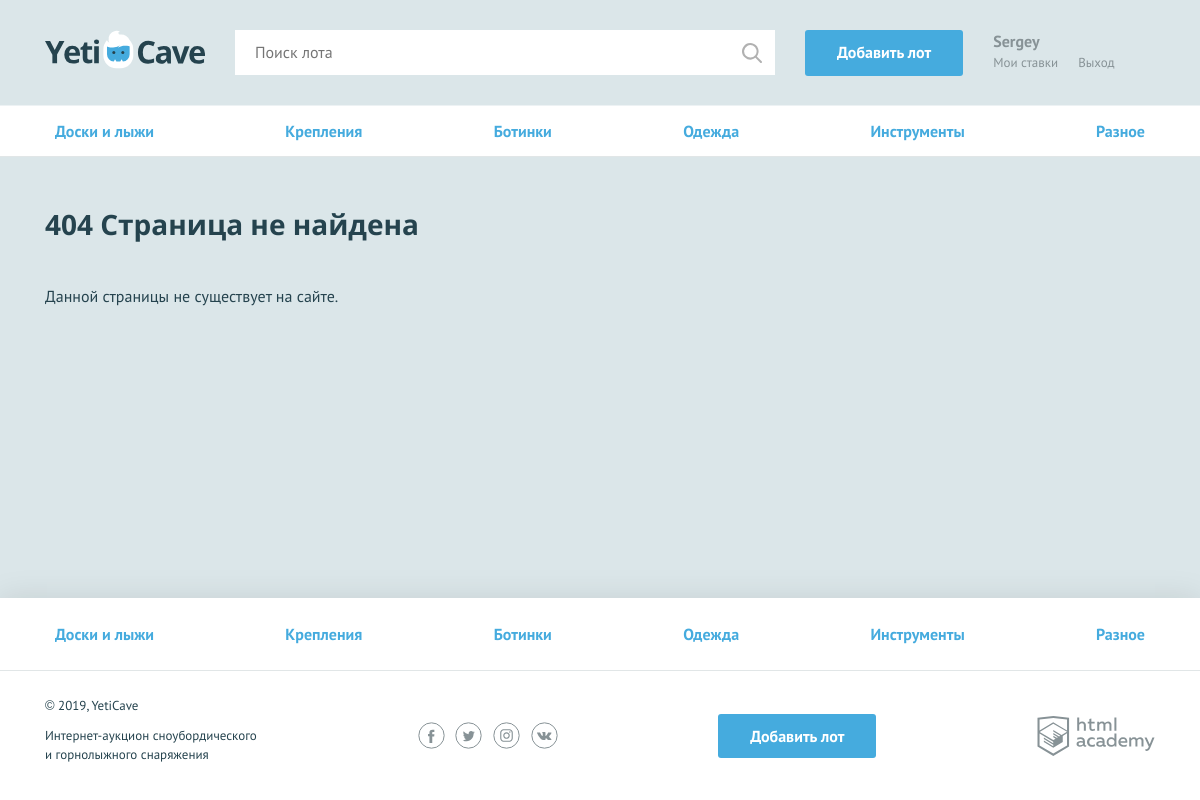
Page /404.php on the committed database.
### tables this page shows
CREATE TABLE category(
    id INT AUTO_INCREMENT PRIMARY KEY,
    name CHAR(64) NOT NULL,
    symbol_code CHAR(64) NOT NULL
);

### helpers.php (called while the page is built, shortened)
<?php
function include_template($name, array $data = [])
{
    $name = 'templates/' . $name;
    extract($data);
    require $name;
    $result = ob_get_clean();
    return $result;
}

### functions.php (called while the page is built, shortened)
<?php
function get_query_sql_results(mysqli $link, $result): array
{
    if ($result) {
        return mysqli_fetch_all($result, MYSQLI_ASSOC);
    } else {
        print("Error MySQL: " . mysqli_error($link));
        return [];
    }
}
function get_categories(mysqli $link): array
{
    $sql = "SELECT * FROM category";
    return  get_query_sql_results($link, mysqli_query($link, $sql));
}

### data.php (called while the page is built, shortened)
<?php
$is_auth = rand(0, 1);
$user_name = "Sergey";

### templates/404.php (the view, shortened to what this page needs)
<main>
    <nav class="nav">
        <ul class="nav__list container">
            <?php foreach ($categories as $val) : ?>
                <li class="nav__item">
                    <a href="/all-lots.php?category=<?= $val['symbol_code']; ?>"><?= htmlspecialchars($val['name']); ?></a>
                </li>
            <?php endforeach; ?>
        </ul>
    </nav>
    <section class="lot-item container">
        <h2>404 Страница не найдена</h2>
        <p>Данной страницы не существует на сайте.</p>
    </section>
</main>

### templates/layout.php (shortened to what this page needs)
<!DOCTYPE html>
<html lang="ru">
<head>
    <link href="../css/normalize.min.css" rel="stylesheet">
    <link href="../css/style.css" rel="stylesheet">
    <link href="../css/flatpickr.min.css" rel="stylesheet">
</head>
<body>
    <div class="page-wrapper">
        <header class="main-header">
            <div class="main-header__container container">
                <a class="main-header__logo" href="index.php">
                    <img src="../img/logo.svg" width="160" height="39" alt="Логотип компании YetiCave">
                </a>
                <form class="main-header__search" method="get" action="https://echo.htmlacademy.ru" autocomplete="off">
                    <input type="search" name="search" placeholder="Поиск лота">
                    <input class="main-header__search-btn" type="submit" name="find" value="Найти">
                </form>
                <a class="main-header__add-lot button" href="add.php">Добавить лот</a>
                <nav class="user-menu">
                    <?php if ($is_auth === 1) : ?>
                        <div class="user-menu__logged">
                            <p><?= $user_name; ?></p>
                            <a class="user-menu__bets" href="pages/my-bets.html">Мои ставки</a>
                            <a class="user-menu__logout" href="#">Выход</a>
                        </div>
                    <?php endif; ?>
                </nav>
            </div>
        </header>
        <?= $content; ?>
    </div>
    <footer class="main-footer">
        <nav class="nav">
            <ul class="nav__list container">
                <?php foreach ($categories as $val) : ?>
                    <li class="nav__item">
                        <a href="/all-lots.php?category=<?= $val['symbol_code']; ?>"><?= htmlspecialchars($val['name']); ?></a>
                    </li>
                <?php endforeach; ?>
            </ul>
        </nav>
        <div class="main-footer__bottom container">
            <div class="main-footer__copyright">
                <p>© 2019, YetiCave</p>
                <p>Интернет-аукцион сноубордического и горнолыжного снаряжения</p>
            </div>
            <div class="main-footer__social social">
                <a class="social__link social__link--facebook" href="#">
                </a>
                <a class="social__link social__link--twitter" href="#">
                </a>
                <a class="social__link social__link--instagram" href="#">
                </a>
                <a class="social__link social__link--vkontakte" href="#">
                </a>
            </div>
            <a class="main-footer__add-lot button" href="add.php">Добавить лот</a>
            <div class="main-footer__developed-by">
                <a class="logo-academy" href="https://htmlacademy.ru/intensive/php">
                </a>
            </div>
        </div>
    </footer>
</body>
</html>

### css/style.css (style rules this page uses)
html, body { height: 100%; }
.page-wrapper { display: flex; flex-direction: column; min-height: 100%; margin-bottom: -202px; }
.page-wrapper::after { content: ""; display: block; }
.page-wrapper::after { height: 85px; }
main { margin-bottom: 202px; }
body { min-width: 1140px; background-color: #dbe6e9; font-family: "PT Sans", sans-serif; font-weight: 400; font-size: 16px; line-height: 26px; color: #25434e; }
a { text-decoration: none; }
h2 { margin: 0; font-family: "Open Sans", sans-serif; font-size: 28px; line-height: 35px; font-weight: 700; }
.container { width: 1110px; margin: 0 auto; padding: 0 15px; }
.button { display: block; padding: 9px 32px; background-color: #45abde; color: #ffffff; text-align: center; font-weight: 700; border: none; border-radius: 3px; }
.main-header { padding: 30px 0 29px; border-bottom: 1px solid rgba(255, 255, 255, 0.5); }
.main-header__container { display: -webkit-flex; display: -ms-flexbox; display: flex; -webkit-justify-content: flex-start; -ms-flex-pack: start; justify-content: flex-start; }
.main-header__logo { display: block; margin-right: 30px; }
.main-header__search { position: relative; width: 540px; margin-right: 30px; }
.main-header__search input[type="search"] { width: 100%; padding: 8px 19px 9px 19px; border: 1px solid #ffffff; }
.main-header__search-btn { content: ""; position: absolute; top: 3px; right: 3px; width: 20px; height: 20px; padding: 20px; background: url("../img/search.svg") center no-repeat; opacity: 0.3; border: 0; font-size: 0; }
.main-header__add-lot { max-width: 160px; margin-right: 30px; }
.user-menu { display: -webkit-flex; display: -ms-flexbox; display: flex; }
.user-menu__logged { color: #879296; line-height: 22px; }
.user-menu__logged p { font-weight: 700; margin: 0; }
.user-menu__logged a { color: #879296; font-size: 13px; font-weight: 400; float: left; }
.user-menu__logged a:last-child { margin-left: 20px; }
.main-footer { background-color: #ffffff; box-shadow: 0 0 30px 0 rgba(0, 0, 0, 0.1); }
.main-footer__bottom { display: -webkit-flex; display: -ms-flexbox; display: flex; -webkit-justify-content: space-between; -ms-flex-pack: justify; justify-content: space-between; -webkit-align-items: center; -ms-flex-align: center; align-items: center; padding: 25px 0; }
.main-footer__copyright { max-width: 212px; }
.main-footer__copyright p { margin: 0; margin-bottom: 11px; font-size: 13px; line-height: 19px; }
.main-footer__social { width: 140px; }
.social { display: -webkit-flex; display: -ms-flexbox; display: flex; -webkit-justify-content: space-between; -ms-flex-pack: justify; justify-content: space-between; -webkit-flex-wrap: wrap; -ms-flex-wrap: wrap; flex-wrap: wrap; }
.social__link { width: 27px; height: 27px; }
.logo-academy { display: block; width: 118px; height: 40px; }
.nav { background-color: #ffffff; border-bottom: 1px solid #e1e6e7; }
.nav__list { display: -webkit-flex; display: -ms-flexbox; display: flex; -webkit-justify-content: space-between; -ms-flex-pack: justify; justify-content: space-between; -webkit-flex-wrap: wrap; -ms-flex-wrap: wrap; flex-wrap: wrap; list-style: none; }
.nav__item a { position: relative; display: block; padding: 12px 10px; font-weight: 700; color: #45abde; }
.nav__item a::before { content: ""; display: none; position: absolute; bottom: 0; width: calc(100% - 20px); height: 3px; background-color: #e2e5e6; }
.main-footer .nav__item a { padding: 23px 10px; }
.lot-item { padding-top: 50px; }
.lot-item h2 { padding-bottom: 25px; }

### rows in the picture
category: name "Доски и лыжи"
category: name "Крепления"
category: name "Ботинки"
category: name "Одежда"
category: name "Инструменты"
category: name "Разное"

### other values in the picture
$user_name "Sergey"
